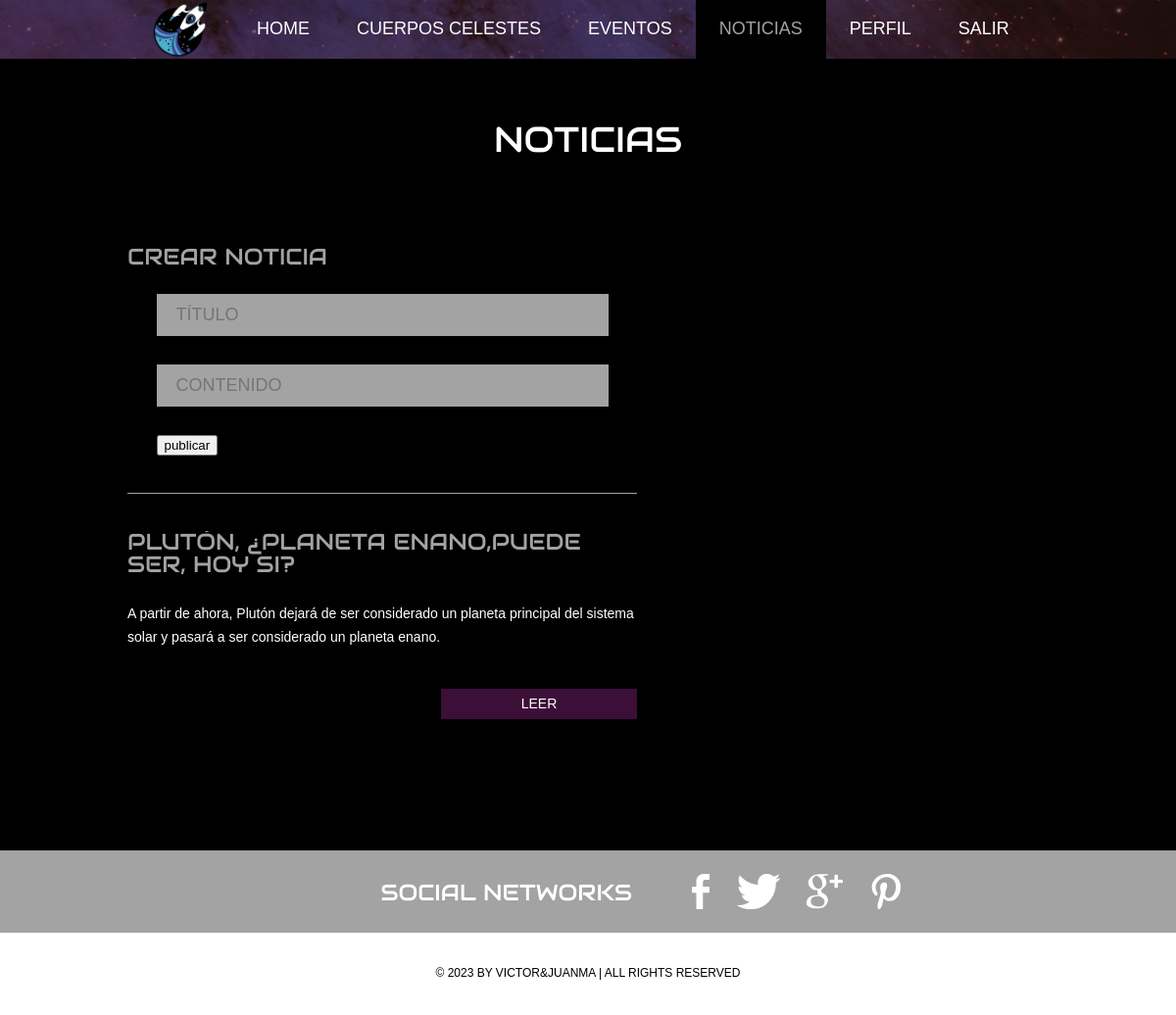
The app's page /noticias.php (signed in) with its own data.
### tables this page shows
CREATE TABLE `new` (
  `idnew` int(4) NOT NULL,
  `idpublisher` int(4) NOT NULL,
  `title` varchar(255) NOT NULL,
  `content` varchar(255) NOT NULL,
  `publishmentdate` datetime NOT NULL
);

### noticias.php (the view, shortened to what this page needs)
<!doctype html>
<html>
<head>
    <link rel="stylesheet" href="css/style.css" type="text/css">
    <link rel="stylesheet" type="text/css" href="css/mobile.css">
</head>
<body>
<div id="page">
    <div id="header">
        <div>
            <ul id="navigation">
                <li class="menu">
                    <a href="home.php" class="logo2"><img src="images/logo.png" style="max-width: 60px;"></a>
                </li>
                <li class="menu">
                    <a href="home.php">Home</a>
                </li>
                <li class="menu">
                    <a href="cuerposcelestes.php">Cuerpos Celestes</a>
                </li>
                <li class="menu">
                    <a href="eventos.php">Eventos</a>
                </li>
                <li class="selected">
                    <a href="noticias.php">Noticias</a>
                </li>
                <li class="menu">
                    <a href="perfil.php">Perfil</a>
                </li>
            </ul>
            <ul>
                <li class="menu"><a href="logout.php">salir</a></li>
            </ul>
        </div>
    </div>
    <div id="body">
        <div class="header">
            <div>
                <h1>Noticias</h1>
                <ul>
                    <?php
                    $admin = $_SESSION['admin'];
                    if($admin == 1){
                    ?>
                    <li>
                        <div id="commentario">
                            <h1>Crear Noticia</h1>
                            <div id="texto">
                                <form method="post" action="publicarnoticia.php">
                                    <input type="textarea" maxlength="255" name="titulo" id="titulo" placeholder="Título" style="resize: none" required/>
                                    <input type="textarea" maxlength="255" name="comentario" id="comentario" placeholder="Contenido" style="resize: none" required/>
                                    <button type="submmit" name="publicar">publicar</button>
                                </form>
                            </div>
                        </div>
                    </li>
                    <?php
                    }
                    $db = new database();
                    $db = $db->connect();
                    $result = mysqli_query($db,"SELECT * FROM new  ORDER BY idnew DESC");
                    while($var = mysqli_fetch_array($result)){
                        ?>
                        <li>
                            <div>
                                <h1><?php echo $var[2] ?></h1>
                                <p><?php echo $var[3] ?></p>
                                <a href="noticia.php?idnew=<?php echo $var[0] ?>" class="more" >Leer</a>
                            </div>
                        </li>
                        <?php
                    }
                    ?>
                </ul>
            </div>
        </div>
    </div>
    <div id="footer">
        <div class="connect">
            <div>
                <h1>SOCIAL NETWORKS</h1>
                <div>
                    <a href="https://es-es.facebook.com/" class="facebook">facebook</a>
                    <a href="https://twitter.com/" class="twitter">twitter</a>
                    <a href="https://plus.google.com/" class="googleplus">googleplus</a>
                    <a href="https://www.pinterest.es/" class="pinterest">pinterest</a>
                </div>
            </div>
        </div>
        <div class="footnote">
            <div>
                <p>&copy; 2023 BY VICTOR&JUANMA | ALL RIGHTS RESERVED</p>
            </div>
        </div>
    </div>
</div>
</body>
</html>

### records on screen
new: title "PLUTÓN, ¿PLANETA ENANO,PUEDE SER, HOY SI?", content "A partir de ahora, Plutón dejará de ser considerado un planeta principal del sistema solar y pasará a ser considerado un planeta enano."
